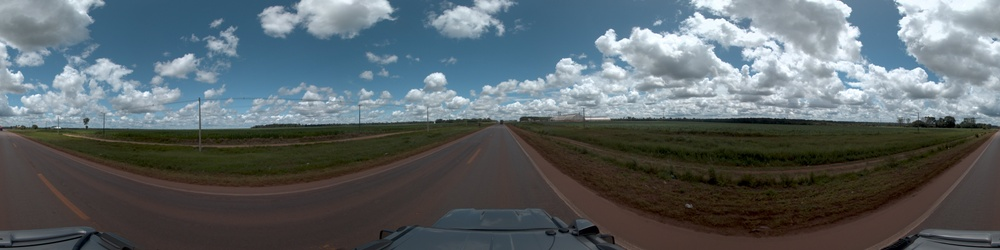
#> input picture Fluxo_sistema/omni7_20220310_135536_72777123_Panoramic_000699_4113_061-6373.jpg, 1000 x 250 px, shrunk from 8192 x 2048 before the run, found by its file name
$ python teste_crop.py
#> lines starting #> are read from the running program, lines starting #| are printed output that depends on the picture
import cv2


imagem = cv2.imread('Fluxo_sistema/omni7_20220310_135536_72777123_Panoramic_000699_4113_061-6373.jpg')
#> imagem is the input picture: shape (250, 1000, 3); mean B, G, R 104.1, 100.5, 91.6

height, width = imagem.shape[:2]
#> height = 250; width = 1000
#imagem = imagem[:, 1*width//16:7*width//16]
imagem = imagem[:, 9*width//16:15*width//16]
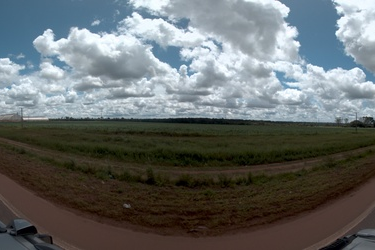
#> imagem: shape (250, 375, 3); mean B, G, R 104.4, 105.1, 100.8

cv2.imwrite('direita.jpg', imagem)

$ run again, with Fluxo_sistema/PISTANORTE0A94-ROTASUL_Panoramic_000110.jpg copied over Fluxo_sistema/omni7_20220310_135536_72777123_Panoramic_000699_4113_061-6373.jpg
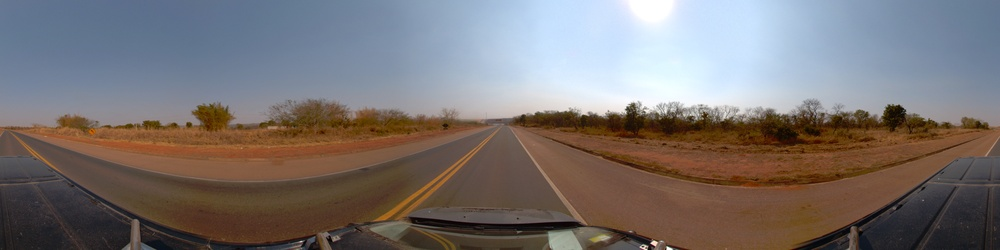
#> input picture Fluxo_sistema/PISTANORTE0A94-ROTASUL_Panoramic_000110.jpg, 1000 x 250 px, shrunk from 8192 x 2048 before the run, found by its file name
#> imagem is the input picture: shape (250, 1000, 3); mean B, G, R 113.1, 114.2, 121
#> `imagem = imagem[:, 9*width//16:15*width//16]`:
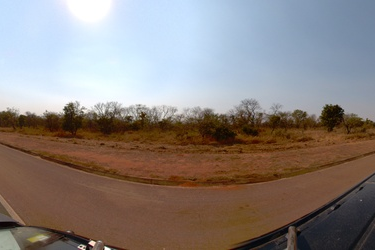
#> imagem: shape (250, 375, 3); mean B, G, R 125.5, 129.5, 138.8
